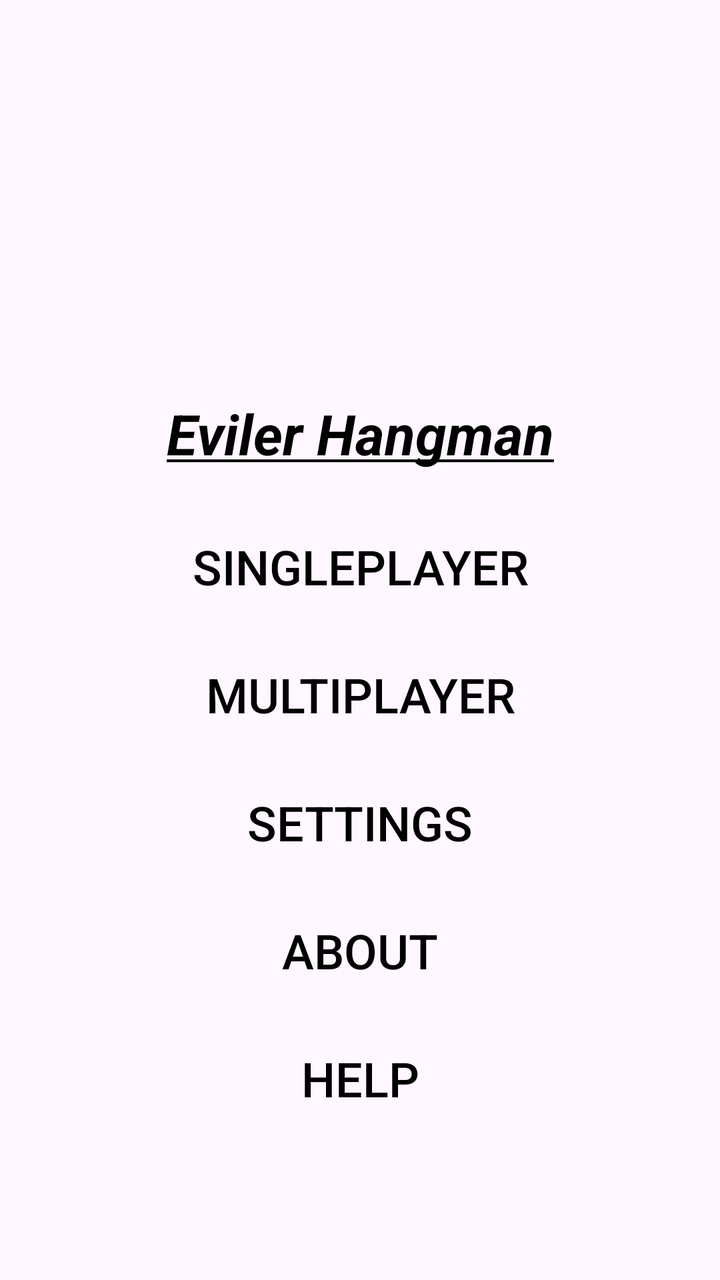
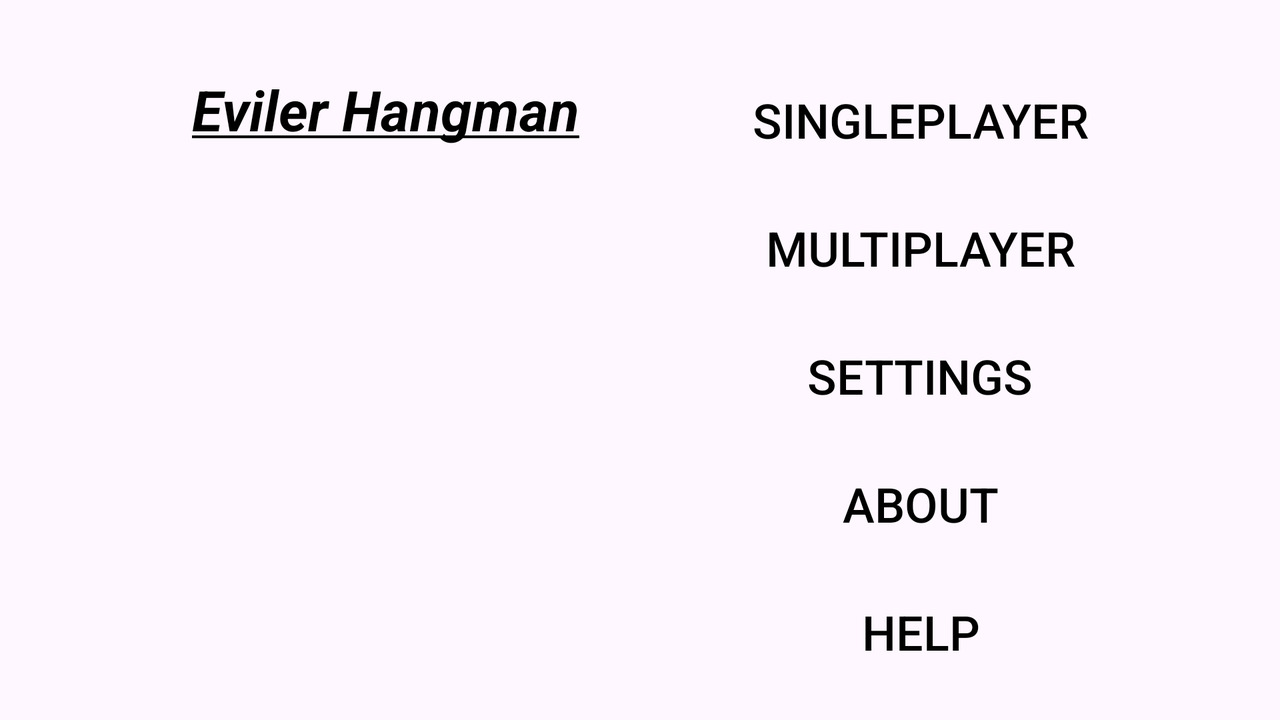

First picture: res/layout/ on a phone held upright. Second picture: the repository's own variant of that layout, on a device whose configuration matches the variant's folder. Source for both follows.
<!-- AndroidManifest.xml: application theme Theme.EvilerHangman -->
<!-- res/layout/fragment_main_menu.xml -->
<?xml version="1.0" encoding="utf-8"?>
<androidx.constraintlayout.widget.ConstraintLayout
    xmlns:android="http://schemas.android.com/apk/res/android"
    xmlns:app="http://schemas.android.com/apk/res-auto"
    xmlns:tools="http://schemas.android.com/tools"
    android:layout_width="match_parent"
    android:layout_height="match_parent"
    tools:context=".MainMenuFragment">

    <ImageView
        android:id="@+id/logoImage"
        android:layout_width="150dp"
        android:layout_height="150dp"
        android:src="@drawable/logo"
        android:contentDescription="@string/hangman_logo"
        app:layout_constraintTop_toTopOf="parent"
        app:layout_constraintStart_toStartOf="parent"
        app:layout_constraintEnd_toEndOf="parent"
        android:layout_marginTop="32dp" />

    <TextView
        android:id="@+id/titleText"
        android:layout_width="wrap_content"
        android:layout_height="wrap_content"
        android:text="@string/title"
        android:textColor="@color/black"
        android:textSize="28sp"
        android:textStyle="bold|italic"
        android:gravity="center"
        app:layout_constraintTop_toBottomOf="@id/logoImage"
        app:layout_constraintStart_toStartOf="parent"
        app:layout_constraintEnd_toEndOf="parent"
        android:layout_marginTop="16dp" />

    
    <Button
        android:id="@+id/btnSingleplayer"
        android:layout_width="0dp"
        android:layout_height="wrap_content"
        android:text="@string/singleplayer"
        android:textColor="@color/black"
        android:textSize="24sp"
        android:background="@android:color/transparent"
        app:layout_constraintTop_toBottomOf="@id/titleText"
        app:layout_constraintStart_toStartOf="parent"
        app:layout_constraintEnd_toEndOf="parent"
        android:layout_marginTop="24dp"
        android:layout_marginHorizontal="32dp" />

    <Button
        android:id="@+id/btnMultiplayer"
        android:layout_width="0dp"
        android:layout_height="wrap_content"
        android:text="@string/multiplayer"
        android:textColor="@color/black"
        android:textSize="24sp"
        android:background="@android:color/transparent"
        app:layout_constraintTop_toBottomOf="@id/btnSingleplayer"
        app:layout_constraintStart_toStartOf="parent"
        app:layout_constraintEnd_toEndOf="parent"
        android:layout_marginTop="16dp"
        android:layout_marginHorizontal="32dp" />

    <Button
        android:id="@+id/btnSettings"
        android:layout_width="0dp"
        android:layout_height="wrap_content"
        android:text="@string/settings"
        android:textColor="@color/black"
        android:textSize="24sp"
        android:background="@android:color/transparent"
        app:layout_constraintTop_toBottomOf="@id/btnMultiplayer"
        app:layout_constraintStart_toStartOf="parent"
        app:layout_constraintEnd_toEndOf="parent"
        android:layout_marginTop="16dp"
        android:layout_marginHorizontal="32dp" />

    <Button
        android:id="@+id/btnAbout"
        android:layout_width="0dp"
        android:layout_height="wrap_content"
        android:text="@string/about"
        android:textColor="@color/black"
        android:textSize="24sp"
        android:background="@android:color/transparent"
        app:layout_constraintTop_toBottomOf="@id/btnSettings"
        app:layout_constraintStart_toStartOf="parent"
        app:layout_constraintEnd_toEndOf="parent"
        android:layout_marginTop="16dp"
        android:layout_marginHorizontal="32dp" />

    <Button
        android:id="@+id/btnHelp"
        android:layout_width="0dp"
        android:layout_height="wrap_content"
        android:text="@string/help"
        android:textColor="@color/black"
        android:textSize="24sp"
        android:background="@android:color/transparent"
        app:layout_constraintTop_toBottomOf="@id/btnAbout"
        app:layout_constraintStart_toStartOf="parent"
        app:layout_constraintEnd_toEndOf="parent"
        android:layout_marginTop="16dp"
        android:layout_marginBottom="32dp"
        android:layout_marginHorizontal="32dp" />

</androidx.constraintlayout.widget.ConstraintLayout>
<!-- resources referenced by this layout -->
<resources>
  <string name="about">About</string>
  <string name="hangman_logo">Hangman Logo</string>
  <string name="help">Help</string>
  <string name="multiplayer">Multiplayer</string>
  <string name="settings">Settings</string>
  <string name="singleplayer">Singleplayer</string>
  <string name="title"><u>Eviler Hangman</u></string>
  <style name="Theme.EvilerHangman" parent="Base.Theme.EvilerHangman" />
  <style name="Base.Theme.EvilerHangman" parent="Theme.Material3.DayNight.NoActionBar">
          
          
      </style>
</resources>
<!-- res/layout-land/fragment_main_menu.xml (the author's variant of the layout above) -->
<!-- drawn on the phone turned sideways -->
<?xml version="1.0" encoding="utf-8"?>
<androidx.constraintlayout.widget.ConstraintLayout xmlns:android="http://schemas.android.com/apk/res/android"
    xmlns:app="http://schemas.android.com/apk/res-auto"
    xmlns:tools="http://schemas.android.com/tools"
    android:layout_width="match_parent"
    android:layout_height="match_parent"
    tools:context=".MainMenuFragment">

    

    <ImageView
        android:id="@+id/logoImage"
        android:layout_width="150dp"
        android:layout_height="150dp"
        android:layout_marginTop="32dp"
        android:contentDescription="@string/hangman_logo"
        android:src="@drawable/logo"
        app:layout_constraintEnd_toEndOf="@+id/titleText"
        app:layout_constraintStart_toStartOf="@+id/titleText"
        app:layout_constraintTop_toBottomOf="@+id/titleText" />

    <TextView
        android:id="@+id/titleText"
        android:layout_width="wrap_content"
        android:layout_height="wrap_content"
        android:gravity="center"
        android:text="@string/title"
        android:textColor="@color/black"
        android:textSize="28sp"
        android:textStyle="bold|italic"
        app:layout_constraintStart_toStartOf="@+id/guideline2"
        app:layout_constraintTop_toTopOf="@+id/guideline4" />

    <Button
        android:id="@+id/btnSingleplayer"
        android:layout_width="wrap_content"
        android:layout_height="wrap_content"
        android:background="@android:color/transparent"
        android:text="@string/singleplayer"
        android:textColor="@color/black"
        android:textSize="24sp"
        app:layout_constraintEnd_toStartOf="@+id/guideline3"
        app:layout_constraintTop_toTopOf="@+id/guideline4" />

    <Button
        android:id="@+id/btnMultiplayer"
        android:layout_width="wrap_content"
        android:layout_height="wrap_content"
        android:layout_marginHorizontal="32dp"
        android:layout_marginTop="16dp"
        android:background="@android:color/transparent"
        android:text="@string/multiplayer"
        android:textColor="@color/black"
        android:textSize="24sp"
        app:layout_constraintEnd_toEndOf="@+id/btnSingleplayer"
        app:layout_constraintStart_toStartOf="@+id/btnSingleplayer"
        app:layout_constraintTop_toBottomOf="@id/btnSingleplayer" />

    <Button
        android:id="@+id/btnSettings"
        android:layout_width="wrap_content"
        android:layout_height="wrap_content"
        android:layout_marginHorizontal="32dp"
        android:layout_marginTop="16dp"
        android:background="@android:color/transparent"
        android:text="@string/settings"
        android:textColor="@color/black"
        android:textSize="24sp"
        app:layout_constraintEnd_toEndOf="@+id/btnMultiplayer"
        app:layout_constraintStart_toStartOf="@+id/btnMultiplayer"
        app:layout_constraintTop_toBottomOf="@id/btnMultiplayer" />

    <Button
        android:id="@+id/btnAbout"
        android:layout_width="wrap_content"
        android:layout_height="wrap_content"
        android:layout_marginHorizontal="32dp"
        android:layout_marginTop="16dp"
        android:background="@android:color/transparent"
        android:text="@string/about"
        android:textColor="@color/black"
        android:textSize="24sp"
        app:layout_constraintEnd_toEndOf="@+id/btnSettings"
        app:layout_constraintStart_toStartOf="@+id/btnSettings"
        app:layout_constraintTop_toBottomOf="@id/btnSettings" />

    <Button
        android:id="@+id/btnHelp"
        android:layout_width="wrap_content"
        android:layout_height="wrap_content"
        android:layout_marginHorizontal="32dp"
        android:layout_marginTop="16dp"
        android:background="@android:color/transparent"
        android:text="@string/help"
        android:textColor="@color/black"
        android:textSize="24sp"
        app:layout_constraintEnd_toEndOf="@+id/btnAbout"
        app:layout_constraintStart_toStartOf="@+id/btnAbout"
        app:layout_constraintTop_toBottomOf="@id/btnAbout" />

    <androidx.constraintlayout.widget.Guideline
        android:id="@+id/guideline2"
        android:layout_width="wrap_content"
        android:layout_height="wrap_content"
        android:orientation="vertical"
        app:layout_constraintGuide_percent="0.15" />

    <androidx.constraintlayout.widget.Guideline
        android:id="@+id/guideline3"
        android:layout_width="wrap_content"
        android:layout_height="wrap_content"
        android:orientation="vertical"
        app:layout_constraintGuide_percent="0.85" />

    <androidx.constraintlayout.widget.Guideline
        android:id="@+id/guideline4"
        android:layout_width="wrap_content"
        android:layout_height="wrap_content"
        android:orientation="horizontal"
        app:layout_constraintGuide_percent="0.1" />

</androidx.constraintlayout.widget.ConstraintLayout>
